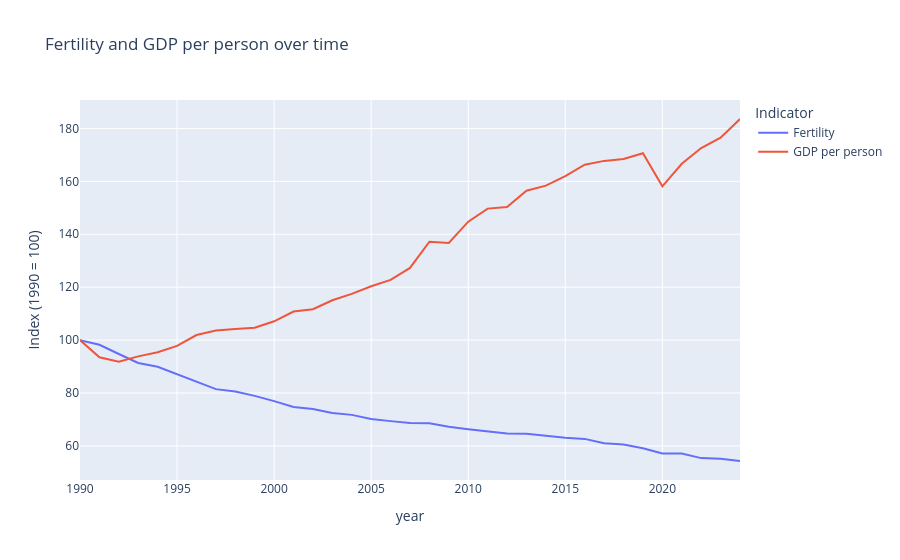

This figure's notebook cell:
### Code cell
trend = sample.groupby("year")[["fertility", "gdp_pc"]].median()
trend = trend / trend.loc[start_year] * 100
trend = trend.rename(columns={
    "fertility": "Fertility",
    "gdp_pc": "GDP per person",
})

fig = px.line(
    trend,
    x=trend.index,
    y=["Fertility", "GDP per person"],
    title="Fertility and GDP per person over time",
    labels={"x": "Year", "value": "Index (1990 = 100)", "variable": "Indicator"},
)
fig.show()

### Figure 1 — Plotly figure (JSON) as saved in the notebook; plotly's stock layout.template omitted (floating-point values rounded to 4 significant figures)
{"data": [{"hovertemplate": "Indicator=Fertility<br>year=%{x}<br>Index (1990 = 100)=%{y}<extra></extra>", "legendgroup": "Fertility", "line": {"color": "#636efa", "dash": "solid"}, "marker": {"symbol": "circle"}, "mode": "lines", "name": "Fertility", "orientation": "v", "showlegend": true, "type": "scatter", "x": [1990, 1991, 1992, 1993, 1994, 1995, 1996, 1997, 1998, 1999, 2000, 2001, 2002, 2003, 2004, 2005, 2006, 2007, 2008, 2009, 2010, 2011, 2012, 2013, 2014, 2015, 2016, 2017, 2018, 2019, 2020, 2021, 2022, 2023, 2024], "xaxis": "x", "y": [100.0, 98.23, 94.75, 91.34, 89.91, 87.11, 84.32, 81.47, 80.53, 78.91, 76.94, 74.75, 73.99, 72.48, 71.74, 70.2, 69.37, 68.67, 68.53, 67.26, 66.32, 65.64, 64.74, 64.56, 63.77, 63.08, 62.65, 60.98, 60.52, 59.08, 57.12, 57.16, 55.39, 55.19, 54.3], "yaxis": "y"}, {"hovertemplate": "Indicator=GDP per person<br>year=%{x}<br>Index (1990 = 100)=%{y}<extra></extra>", "legendgroup": "GDP per person", "line": {"color": "#EF553B", "dash": "solid"}, "marker": {"symbol": "circle"}, "mode": "lines", "name": "GDP per person", "orientation": "v", "showlegend": true, "type": "scatter", "x": [1990, 1991, 1992, 1993, 1994, 1995, 1996, 1997, 1998, 1999, 2000, 2001, 2002, 2003, 2004, 2005, 2006, 2007, 2008, 2009, 2010, 2011, 2012, 2013, 2014, 2015, 2016, 2017, 2018, 2019, 2020, 2021, 2022, 2023, 2024], "xaxis": "x", "y": [100.0, 93.52, 91.86, 93.84, 95.39, 97.81, 101.9, 103.6, 104.2, 104.7, 107.1, 110.8, 111.7, 115.1, 117.5, 120.3, 122.8, 127.3, 137.2, 136.7, 144.8, 149.7, 150.3, 156.4, 158.4, 162.0, 166.3, 167.7, 168.5, 170.6, 158.1, 166.6, 172.6, 176.5, 183.6], "yaxis": "y"}], "layout": {"legend": {"title": {"text": "Indicator"}, "tracegroupgap": 0}, "title": {"text": "Fertility and GDP per person over time"}, "xaxis": {"anchor": "y", "domain": [0.0, 1.0], "title": {"text": "year"}}, "yaxis": {"anchor": "x", "domain": [0.0, 1.0], "title": {"text": "Index (1990 = 100)"}}}}
